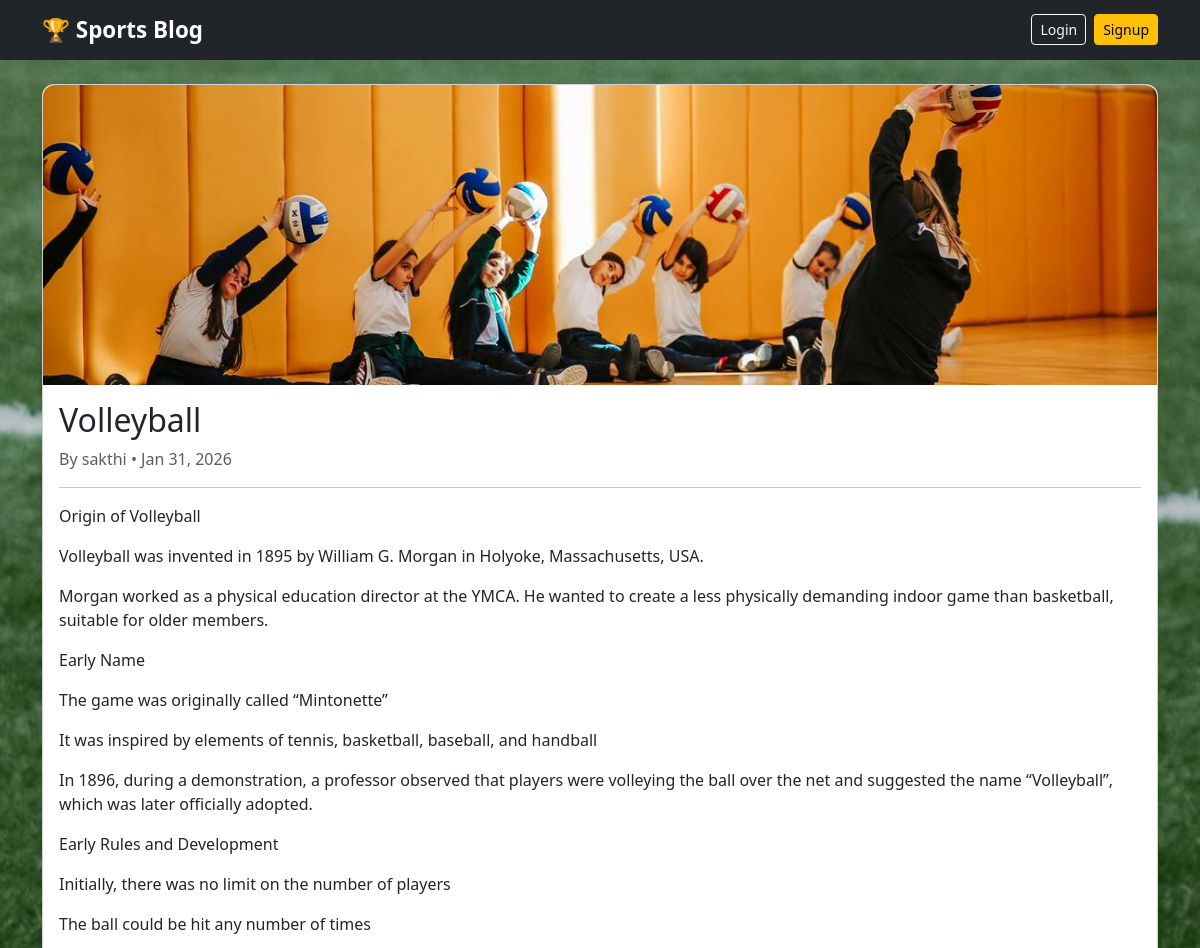
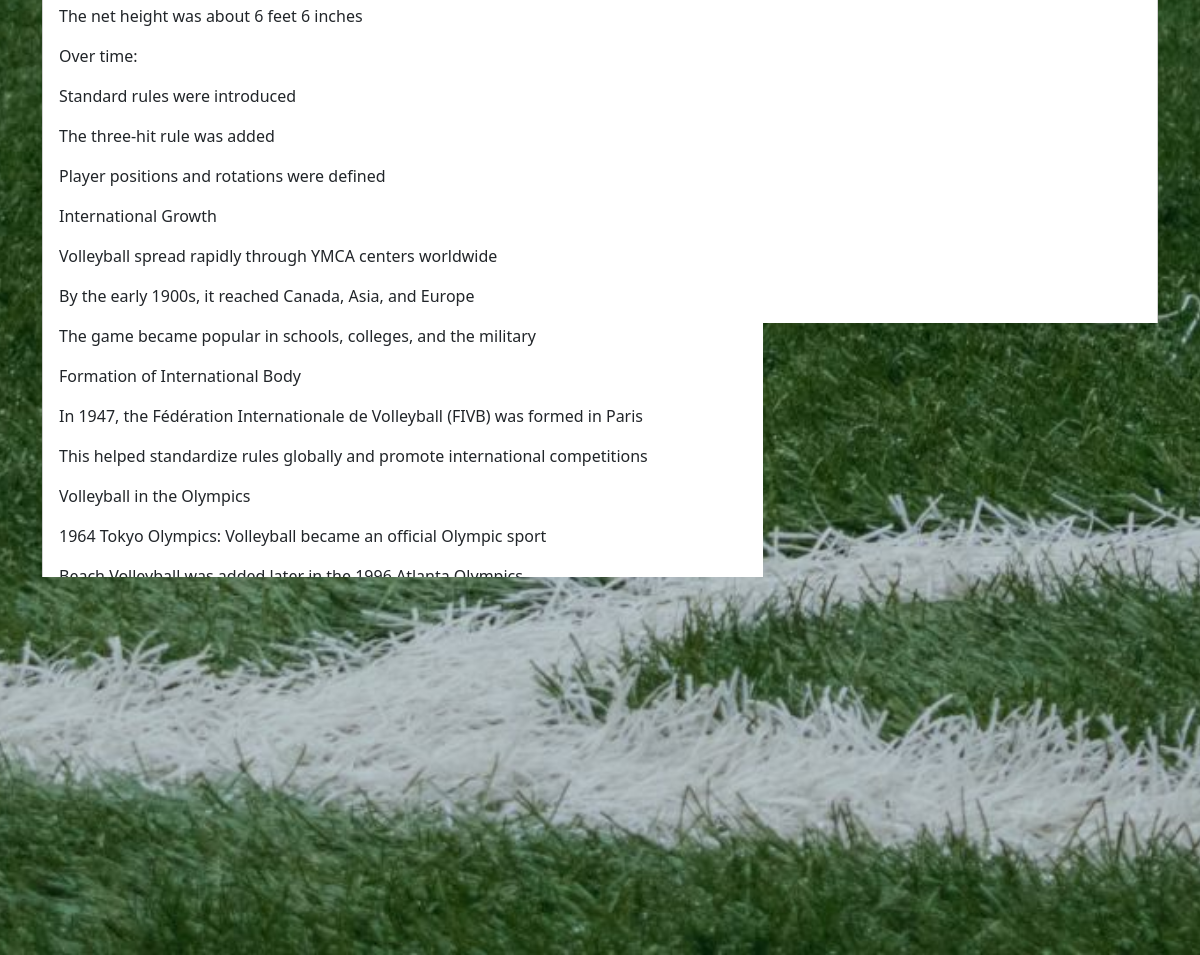
The app's page /post/2/ with its own data (2 pictures, top to bottom).
### blog/models.py (models this page shows, shortened)
class Post(models.Model):
    title = models.CharField(max_length=200)
    slug = models.SlugField(max_length=220, unique=True)
    author = models.ForeignKey(User, on_delete=models.CASCADE)
    category = models.ForeignKey(Category, on_delete=models.SET_NULL, null=True, blank=True)
    content = models.TextField()
    featured_image = models.ImageField(upload_to='posts/', null=True, blank=True)
    published = models.BooleanField(default=True)
    created_at = models.DateTimeField(auto_now_add=True)
    updated_at = models.DateTimeField(auto_now=True)
    class Meta:
        ordering = ['-created_at']

### blog/views.py (the view)
# urls.py: path('post/<int:pk>/', views.PostDetailView.as_view(), name='post_detail'),  # ✅ detail page
class PostDetailView(DetailView):
    model = Post
    template_name = 'blog/post_detail.html'
    context_object_name = 'post'
    def get_context_data(self, **kwargs):
        context = super().get_context_data(**kwargs)
        context['comment_form'] = CommentForm()
        return context
    def post(self, request, *args, **kwargs):
        self.object = self.get_object()
        if not request.user.is_authenticated:
            return redirect('blog:login')
        form = CommentForm(request.POST)
        if form.is_valid():
            comment = form.save(commit=False)
            comment.user = request.user
            comment.post = self.object
            comment.save()
            return HttpResponseRedirect(self.object.get_absolute_url())
        context = self.get_context_data(object=self.object, comment_form=form)
        return self.render_to_response(context)

### blog/templates/blog/post_detail.html
{% extends 'blog/base.html' %}
{% block content %}
<div class="card shadow-sm">
  {% if post.featured_image %}
  <img src="{{ post.featured_image.url }}"  alt="{{ post.title }}" style="width:100%;">
  {% endif %}
  <div class="card-body">
    <h2 class="card-title">{{ post.title }}</h2>
    <p class="text-muted">By {{ post.author }} • {{ post.created_at|date:"M d, Y" }}</p>
    <hr>
    <p>{{ post.content|linebreaks }}</p>
  </div>
</div>
<a href="{% url 'blog:post_list' %}" class="btn btn-secondary mt-3">⬅ Back to Posts</a>
{% endblock %}

### blog/static/blog/css/style.css (style rules this page uses)
body { background-color: #f8f9fa; }
.card { border-radius: 12px; }
.card img { border-top-left-radius: 12px; border-top-right-radius: 12px; height: 300px; object-fit: cover; }
body { background-image: url("../images/background2.jpg"); background-size: cover; background-repeat: no-repeat; background-attachment: fixed; background-position: center; background-color: #f8f9fa; }

### records on screen
Post: featured_image (picture), title "Volleyball", author "sakthi", created_at "Jan 31, 2026", content "Origin of Volleyball Volleyball was invented in 1895 by William G. Morgan in Holyoke, Massachusetts, USA. Morgan worked as a physical education director at the YMCA. He wanted to create a less physically demanding indoor game than basketball, suitable for older members. Early Name The game was originally called “Mintonette” It was inspired by elements of tennis, basketball, baseball, and handball In 1896, during a demonstration, a professor observed that players were volleying the ball over the net and suggested the name “Volleyball”, which was later officially adopted. Early Rules and Development Initially, there was no limit on the number of players The ball could be hit any number of…"
